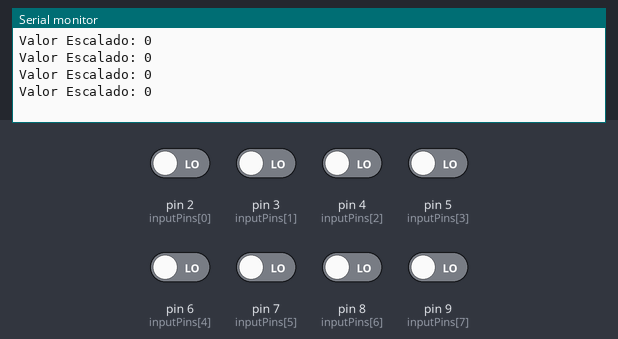
Recording of a sketch running on a simulated Arduino Uno, built with avr-gcc and run on an emulated ATmega328P. On the bench: the last lines printed to the serial monitor. Inputs (shaded band) come from the test bench; at power-on: pin 2 (inputPins[0]), pin 3 (inputPins[1]), pin 4 (inputPins[2]), pin 5 (inputPins[3]), pin 6 (inputPins[4]), pin 7 (inputPins[5]), pin 8 (inputPins[6]), pin 9 (inputPins[7]) LOW.

Above: at 1.8 s.
1.9 s: pin 2 (inputPins[0]) driven HIGH
At 2.4 s:
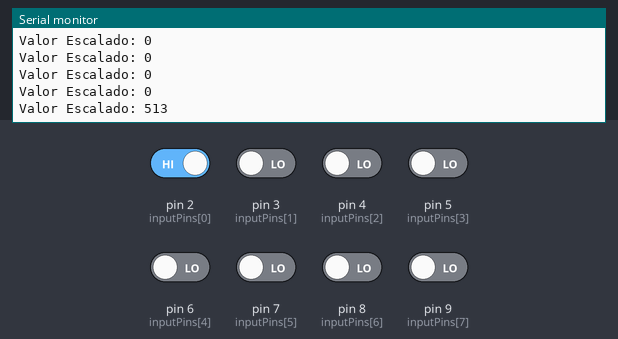
3.4 s: pin 3 (inputPins[1]) driven HIGH
At 3.9 s:
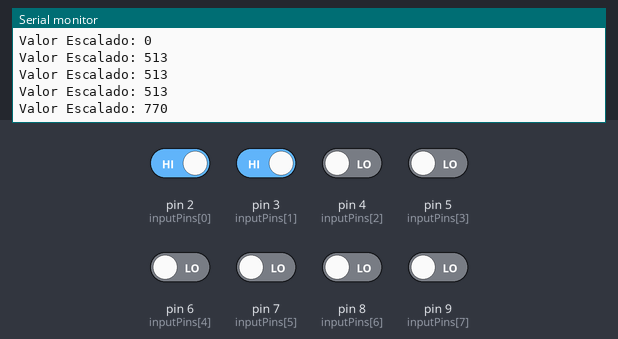
4.9 s: pin 4 (inputPins[2]) driven HIGH
At 5.4 s:
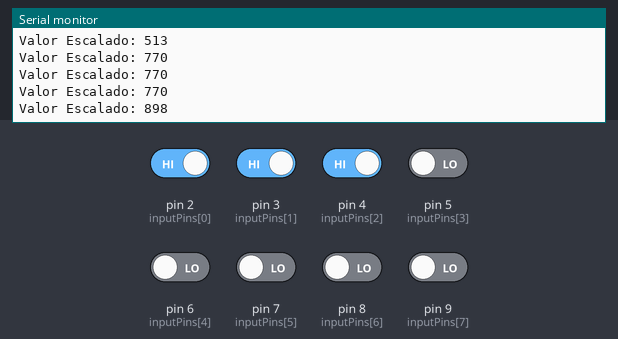
6.4 s: pin 5 (inputPins[3]) driven HIGH
At 6.9 s:
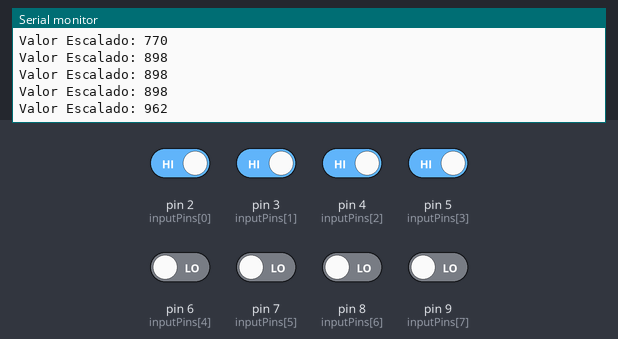
7.9 s: pin 6 (inputPins[4]) driven HIGH
At 8.4 s:
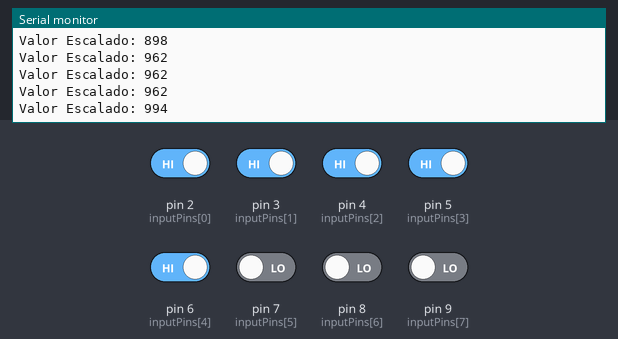
9.4 s: pin 7 (inputPins[5]) driven HIGH
At 9.9 s:
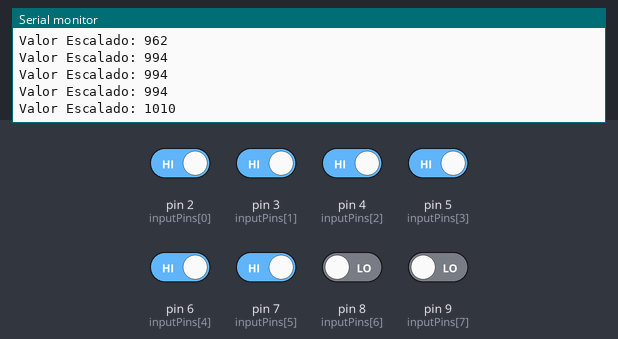
Timing chart, 0 to 11.9 s (numbered marks = the images above; inputs shaded):
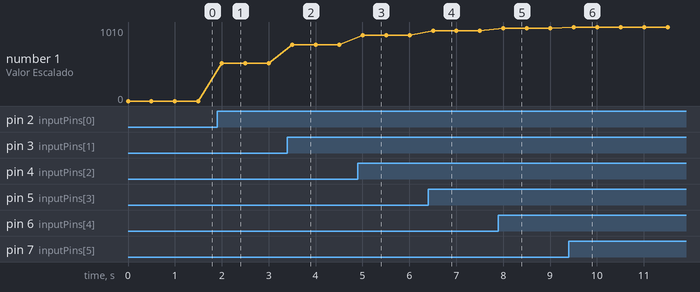

The sketch:

Recepcion_Datos.ino
```cpp
const int numBits = 8;
int inputPins[numBits] = {2, 3, 4, 5, 6, 7, 8, 9};

void setup() {
  Serial.begin(9600);
}

void loop() {
  int scaledValue = scaleTo10Bits(readBinaryValue());
  Serial.print("Valor Escalado: ");
  Serial.println(scaledValue);
  delay(500);
}

int readBinaryValue() {
  int binaryValue = 0;
  for (int i = 0; i < numBits; i++) {
    int bitValue = digitalRead(inputPins[i]);
    binaryValue = (binaryValue << 1) | bitValue;
  }

  return binaryValue;
}

int scaleTo10Bits(int value8Bits) {
  return map(value8Bits, 0, 255, 0, 1023);
}
```

Measured:
- after the input at 1.9 s, the serial monitor: prints a new line after 0.10 s (image 1)
- after the input at 3.4 s, the serial monitor: prints a new line after 0.10 s (image 2)
- after the input at 4.9 s, the serial monitor: prints a new line after 0.10 s (image 3)
- after the input at 6.4 s, the serial monitor: prints a new line after 0.11 s (image 4)
- after the input at 7.9 s, the serial monitor: prints a new line after 0.11 s (image 5)
- after the input at 9.4 s, the serial monitor: prints a new line after 0.11 s (image 6)
- plotted number 1: 0 → 513 after the input at 1.9 s, 513 → 770 after the input at 3.4 s, 770 → 898 after the input at 4.9 s, 898 → 962 after the input at 6.4 s, 962 → 994 after the input at 7.9 s
